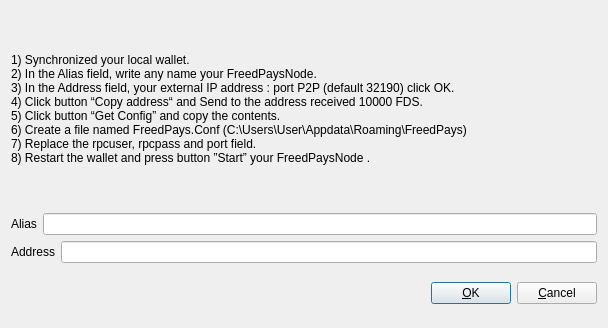
<?xml version="1.0" encoding="UTF-8"?>
<ui version="4.0">
 <class>AddEditAdrenalineNode</class>
 <widget class="QDialog" name="AddEditAdrenalineNode">
  <property name="geometry">
   <rect>
    <x>0</x>
    <y>0</y>
    <width>608</width>
    <height>328</height>
   </rect>
  </property>
  <property name="windowTitle">
   <string>Add/Edit FreedPays Node</string>
  </property>
  <property name="modal">
   <bool>true</bool>
  </property>
  <layout class="QVBoxLayout" name="verticalLayout">
   <item>
    <layout class="QVBoxLayout" name="verticalLayout_2">
     <property name="topMargin">
      <number>0</number>
     </property>
     <property name="bottomMargin">
      <number>0</number>
     </property>
     <item>
      <widget class="QLabel" name="label_3">
       <property name="sizePolicy">
        <sizepolicy hsizetype="Preferred" vsizetype="Expanding">
         <horstretch>0</horstretch>
         <verstretch>0</verstretch>
        </sizepolicy>
       </property>
       <property name="text">
        <string>&lt;html&gt;&lt;head/&gt;&lt;body&gt;&lt;p&gt;1) Synchronized your local wallet. &lt;br/&gt;2) In the Alias field, write any name your FreedPaysNode.&lt;br/&gt;3) In the Address field, your external IP address : port P2P (default 32190) click OK. &lt;br/&gt;4) Click button “Copy address“ and Send to the address received 10000 FDS. &lt;br/&gt;5) Click button “Get Config” and copy the contents. &lt;br/&gt;6) Create a file named FreedPays.Conf (C:\Users\User\Appdata\Roaming\FreedPays) &lt;br/&gt;7) Replace the rpcuser, rpcpass and port field. &lt;br/&gt;8) Restart the wallet and press button ”Start” your FreedPaysNode .&lt;/p&gt;&lt;/body&gt;&lt;/html&gt;</string>
       </property>
       <property name="wordWrap">
        <bool>true</bool>
       </property>
      </widget>
     </item>
     <item>
      <layout class="QHBoxLayout" name="horizontalLayout">
       <property name="bottomMargin">
        <number>0</number>
       </property>
       <item>
        <widget class="QLabel" name="label">
         <property name="text">
          <string>Alias</string>
         </property>
        </widget>
       </item>
       <item>
        <widget class="QLineEdit" name="aliasLineEdit"/>
       </item>
      </layout>
     </item>
     <item>
      <layout class="QHBoxLayout" name="horizontalLayout_2">
       <property name="bottomMargin">
        <number>0</number>
       </property>
       <item>
        <widget class="QLabel" name="label_2">
         <property name="text">
          <string>Address</string>
         </property>
        </widget>
       </item>
       <item>
        <widget class="QLineEdit" name="addressLineEdit"/>
       </item>
      </layout>
     </item>
     <item>
      <layout class="QHBoxLayout" name="horizontalLayout_3">
       <property name="bottomMargin">
        <number>0</number>
       </property>
      </layout>
     </item>
    </layout>
   </item>
   <item>
    <layout class="QHBoxLayout" name="horizontalLayout_Buttons">
     <item>
      <spacer name="horizontalSpacer_1">
       <property name="orientation">
        <enum>Qt::Horizontal</enum>
       </property>
       <property name="sizeHint" stdset="0">
        <size>
         <width>40</width>
         <height>48</height>
        </size>
       </property>
      </spacer>
     </item>
     <item>
      <widget class="QLabel" name="statusLabel">
       <property name="font">
        <font>
         <weight>75</weight>
         <bold>true</bold>
        </font>
       </property>
       <property name="text">
        <string/>
       </property>
       <property name="textFormat">
        <enum>Qt::PlainText</enum>
       </property>
       <property name="wordWrap">
        <bool>true</bool>
       </property>
      </widget>
     </item>
     <item>
      <spacer name="horizontalSpacer_2">
       <property name="orientation">
        <enum>Qt::Horizontal</enum>
       </property>
       <property name="sizeHint" stdset="0">
        <size>
         <width>40</width>
         <height>48</height>
        </size>
       </property>
      </spacer>
     </item>
     <item>
      <widget class="QPushButton" name="okButton">
       <property name="text">
        <string>&amp;OK</string>
       </property>
      </widget>
     </item>
     <item>
      <widget class="QPushButton" name="cancelButton">
       <property name="text">
        <string>&amp;Cancel</string>
       </property>
       <property name="autoDefault">
        <bool>false</bool>
       </property>
      </widget>
     </item>
    </layout>
   </item>
  </layout>
 </widget>
 <resources/>
 <connections/>
</ui>
